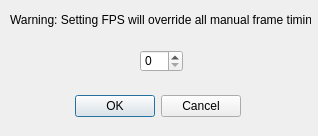
<?xml version="1.0" encoding="UTF-8"?>
<ui version="4.0">
 <class>FPSDialog</class>
 <widget class="QDialog" name="FPSDialog">
  <property name="geometry">
   <rect>
    <x>0</x>
    <y>0</y>
    <width>318</width>
    <height>136</height>
   </rect>
  </property>
  <property name="windowTitle">
   <string>Dialog</string>
  </property>
  <widget class="QDialogButtonBox" name="buttonBox">
   <property name="geometry">
    <rect>
     <x>-100</x>
     <y>90</y>
     <width>341</width>
     <height>32</height>
    </rect>
   </property>
   <property name="orientation">
    <enum>Qt::Horizontal</enum>
   </property>
   <property name="standardButtons">
    <set>QDialogButtonBox::Cancel|QDialogButtonBox::Ok</set>
   </property>
  </widget>
  <widget class="QLabel" name="label">
   <property name="geometry">
    <rect>
     <x>10</x>
     <y>10</y>
     <width>301</width>
     <height>20</height>
    </rect>
   </property>
   <property name="text">
    <string>Warning: Setting FPS will override all manual frame timings</string>
   </property>
  </widget>
  <widget class="QSpinBox" name="fpsBox">
   <property name="geometry">
    <rect>
     <x>140</x>
     <y>50</y>
     <width>43</width>
     <height>22</height>
    </rect>
   </property>
  </widget>
 </widget>
 <resources/>
 <connections>
  <connection>
   <sender>buttonBox</sender>
   <signal>accepted()</signal>
   <receiver>FPSDialog</receiver>
   <slot>accept()</slot>
   <hints>
    <hint type="sourcelabel">
     <x>248</x>
     <y>254</y>
    </hint>
    <hint type="destinationlabel">
     <x>157</x>
     <y>274</y>
    </hint>
   </hints>
  </connection>
  <connection>
   <sender>buttonBox</sender>
   <signal>rejected()</signal>
   <receiver>FPSDialog</receiver>
   <slot>reject()</slot>
   <hints>
    <hint type="sourcelabel">
     <x>316</x>
     <y>260</y>
    </hint>
    <hint type="destinationlabel">
     <x>286</x>
     <y>274</y>
    </hint>
   </hints>
  </connection>
 </connections>
</ui>
